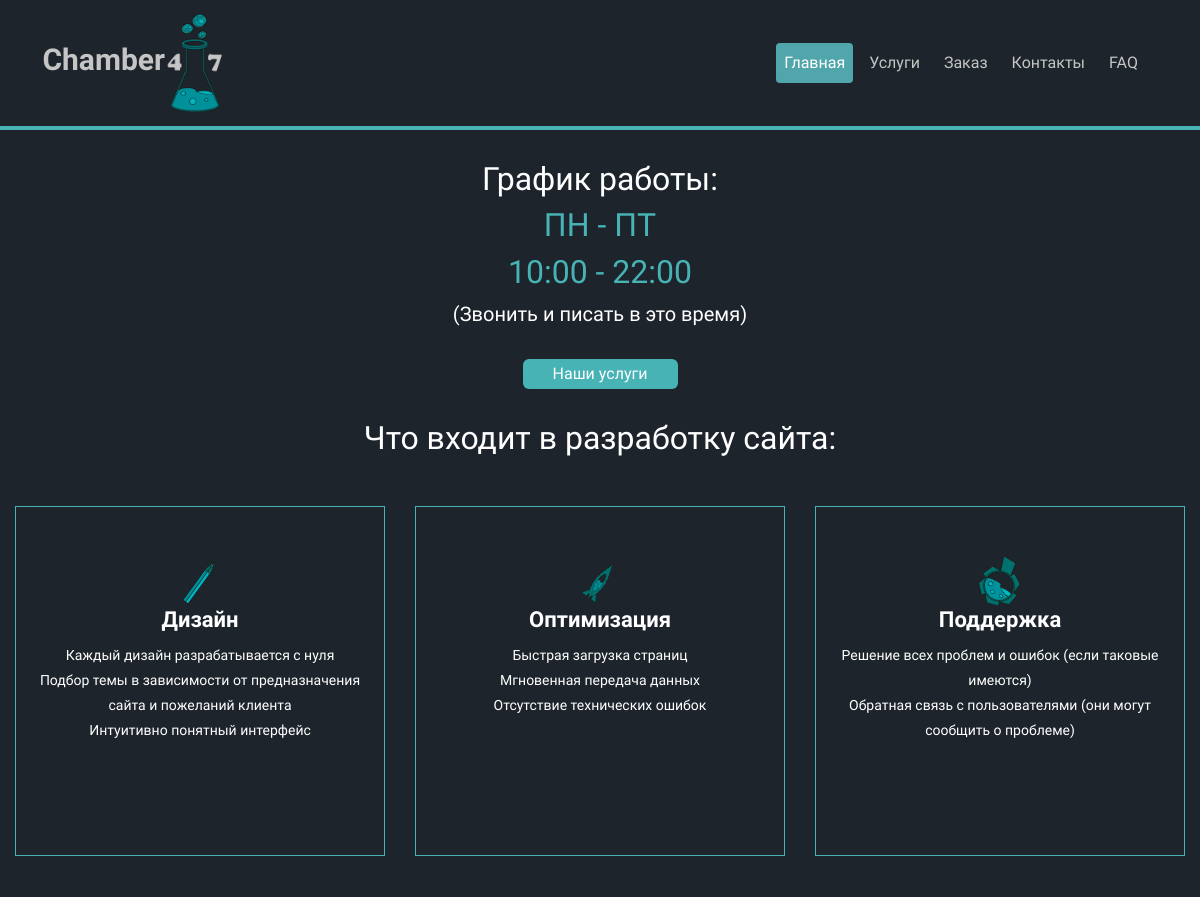
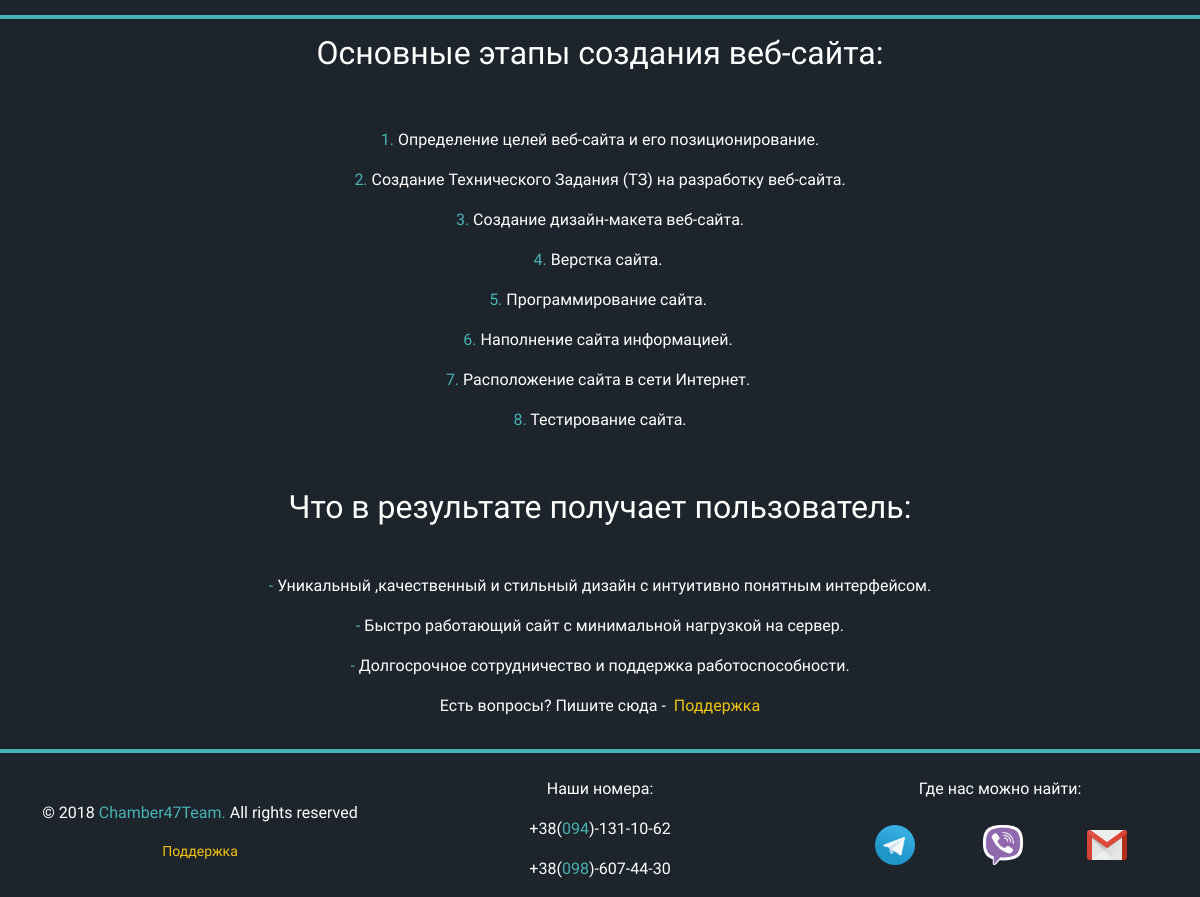
/main/, run on the app's committed database (2 pictures, top to bottom).
### main_app/models.py (models this page shows, shortened)
class Index(models.Model):
    class Meta:
        ordering = ['title']
        verbose_name = 'Описание на главной странице'
        verbose_name_plural = 'Описание на главной странице'
    title = models.CharField(max_length=100, db_index=True, verbose_name='Название')
    description = RichTextUploadingField(blank=True, verbose_name='Описание')

### main_app/views.py (the view)
# urls.py: path('', views.index, name='index'),
def index(request):
    index_elements = Index.objects.all()
    return render(request, 'main_app/index.html', {
        'index_elements': index_elements
    })

### templates/main_app/index.html (shortened to what this page needs)
{% extends 'base.html' %}
    {% load static %}
    {% block row %}
        <div class="row about-row" style="margin-right: 0; margin-left: 0; color: white;">
            <div class="col-12">
                <h2 align="center" style="padding-top: 30px">График работы:</h2>
                <h2 align="center" style="white-space:nowrap; color: #47B3B5">ПН - ПТ</h2>
                <h2 align="center" style="white-space:nowrap; color: #47B3B5">10:00 - 22:00</h2>
                <p align="center" style="max-width: 400px; margin: auto; font-size: 20px">(Звонить и писать в это время)</p>
            </div>
            <div class="col-12" style="text-align: center; padding-top: 30px">
                <a href="{% url 'main_app:service_list' %}"style="margin: auto">
                    <button class="new-button">Наши услуги</button>
                </a>
            </div>
        </div>
        <h2 align="center" style="padding-top: 30px;">Что входит в разработку сайта:</h2>
        <div class="row" style="margin-right: 0; margin-left: 0; min-height: 450px;border-bottom: 4px solid #47B3B5;" >
            <div class="col-12 col-lg-4">
                <div class="serviceBox">
                    <div class="service-icon">
                        <i class="gear-new"></i>
                    </div>
                    <div class="service-content">
                         <h3 class="title" >Дизайн</h3><p class="description">
                            Каждый дизайн разрабатывается с нуля<br>
                            Подбор темы в зависимости от предназначения<br>
                               сайта и пожеланий клиента<br>
                             Интуитивно понятный интерфейс
                         </p>
                    </div>
                </div>
            </div>
            <div class="col-12 col-lg-4">
                <div class="serviceBox">
                    <div class="service-icon">
                        <i class="rocket-new"></i>
                    </div>
                    <div class="service-content">
                        <h3 class="title">Оптимизация</h3>
                        <p class="description">
                            Быстрая загрузка страниц<br>
                            Мгновенная передача данных<br>
                            Отсутствие технических ошибок<br>
                        </p>
                    </div>
                </div>
            </div>
            <div class="col-12 col-lg-4">
                <div class="serviceBox">
                    <div class="service-icon">
                        <i class="pen-new"></i>
                    </div>
                    <div class="service-content">
                        <h3 class="title">Поддержка</h3>
                        <p class="description">
                            Решение всех проблем и ошибок (если таковые имеются)<br>
                            Обратная связь с пользователями (они могут сообщить о проблеме)
                        </p>
                    </div>
                </div>
            </div>
        </div>
    {% endblock %}
    {% block content %}
         <div class="col-12" style="text-align: center">
            {% for index in index_elements %}
                <h2>{{ index.title }}</h2>
                <br>
                <br>
                {% autoescape off %}{{ index.description }}{% endautoescape %}
            {% endfor %}
        </div>
    {% endblock %}

### main_app/static/css/styles.css (style rules this page uses)
button.new-button { color: white; text-align: center; background-color: #47B3B5; border: none; height: 30px; border-radius: 6px; width: 155px; }
.serviceBox { top: 40px; border: 1px solid #47B3B5; text-align: center; padding: 50px 0; overflow: hidden; position: relative; z-index: 1; transition: all 0.5s ease 0s; min-height: 350px; }
.serviceBox:before, .serviceBox:after { content: ""; width: 200%; height: 200%; background: #1d242c; position: absolute; top: 0; left: 0; z-index: -1; transition: all 1s ease 0.1s; }
.serviceBox:before { background: #47B3B5; }
.serviceBox .service-content { color: #fff; line-height: 25px; padding: 0 20px 20px; }
.serviceBox .title { font-size: 22px; font-weight: 700; margin-bottom: 10px; }
.serviceBox .description { font-size: 14px; }
.serviceBox i.gear-new { background: url(/static/main_app/img/pen-no.png); background-size: 50px 50px; transform: rotate(40grad); margin: auto; display: block; width: 50px; height: 50px; opacity: 1; }
.serviceBox i.rocket-new { background: url(/static/main_app/img/rocket-no.png); background-size: 50px 50px; transform: rotate(40grad); margin: auto; display: block; width: 50px; height: 50px; opacity: 1; }
.serviceBox i.pen-new { background: url(/static/main_app/img/gear-yes.png); background-size: 50px 50px; transform: rotate(40grad); margin: auto; display: block; width: 50px; height: 50px; opacity: 1; }

### data on the page
Index: title "Основные этапы создания веб-сайта:", description "1. Определение целей веб-сайта и его позиционирование. 2. Создание Технического Задания (ТЗ) на разработку веб-сайта. 3. Создание дизайн-макета веб-сайта. 4. Верстка сайта. 5. Программирование сайта. 6. Наполнение сайта информацией. 7. Расположение сайта в сети Интернет. 8. Тестирование сайта. Что в результате получает пользователь: - Уникальный ,качественный и стильный дизайн с интуитивно понятным интерфейсом. - Быстро работающий сайт с минимальной нагрузкой на сервер. - Долгосрочное сотрудничество и поддержка работоспособности. Есть вопросы? Пишите сюда - Поддержка"
